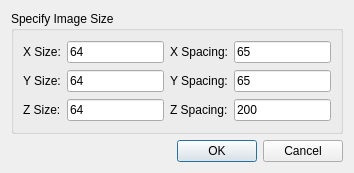
<?xml version="1.0" encoding="UTF-8"?>
<ui version="4.0">
 <class>Dialog</class>
 <widget class="QDialog" name="Dialog">
  <property name="geometry">
   <rect>
    <x>0</x>
    <y>0</y>
    <width>354</width>
    <height>173</height>
   </rect>
  </property>
  <property name="windowTitle">
   <string>Create a New Image</string>
  </property>
  <layout class="QVBoxLayout" name="verticalLayout">
   <item>
    <widget class="QGroupBox" name="groupBox">
     <property name="title">
      <string>Specify Image Size</string>
     </property>
     <layout class="QGridLayout" name="gridLayout_2">
      <item row="0" column="0">
       <widget class="QLabel" name="xSizeLabel">
        <property name="text">
         <string>X Size:</string>
        </property>
       </widget>
      </item>
      <item row="0" column="1">
       <widget class="QLineEdit" name="xSizeEdit">
        <property name="text">
         <string>64</string>
        </property>
       </widget>
      </item>
      <item row="2" column="0">
       <widget class="QLabel" name="ySizeLabel">
        <property name="text">
         <string>Y Size:</string>
        </property>
       </widget>
      </item>
      <item row="3" column="0">
       <widget class="QLabel" name="zSizeLabel">
        <property name="text">
         <string>Z Size:</string>
        </property>
       </widget>
      </item>
      <item row="2" column="1">
       <widget class="QLineEdit" name="ySizeEdit">
        <property name="text">
         <string>64</string>
        </property>
       </widget>
      </item>
      <item row="3" column="1">
       <widget class="QLineEdit" name="zSizeEdit">
        <property name="text">
         <string>64</string>
        </property>
       </widget>
      </item>
      <item row="3" column="2">
       <widget class="QLabel" name="zSpacingLabel">
        <property name="text">
         <string>Z Spacing:</string>
        </property>
       </widget>
      </item>
      <item row="3" column="3">
       <widget class="QLineEdit" name="zSpacingEdit">
        <property name="text">
         <string>200</string>
        </property>
       </widget>
      </item>
      <item row="2" column="3">
       <widget class="QLineEdit" name="ySpacingEdit">
        <property name="text">
         <string>65</string>
        </property>
       </widget>
      </item>
      <item row="2" column="2">
       <widget class="QLabel" name="ySpacingLabel">
        <property name="text">
         <string>Y Spacing:</string>
        </property>
       </widget>
      </item>
      <item row="0" column="2">
       <widget class="QLabel" name="xSpacingLabel">
        <property name="text">
         <string>X Spacing:</string>
        </property>
       </widget>
      </item>
      <item row="0" column="3">
       <widget class="QLineEdit" name="xSpacingEdit">
        <property name="text">
         <string>65</string>
        </property>
       </widget>
      </item>
     </layout>
    </widget>
   </item>
   <item>
    <widget class="QDialogButtonBox" name="buttonBox">
     <property name="orientation">
      <enum>Qt::Horizontal</enum>
     </property>
     <property name="standardButtons">
      <set>QDialogButtonBox::Cancel|QDialogButtonBox::Ok</set>
     </property>
    </widget>
   </item>
  </layout>
 </widget>
 <resources/>
 <connections>
  <connection>
   <sender>buttonBox</sender>
   <signal>accepted()</signal>
   <receiver>Dialog</receiver>
   <slot>accept()</slot>
   <hints>
    <hint type="sourcelabel">
     <x>248</x>
     <y>254</y>
    </hint>
    <hint type="destinationlabel">
     <x>157</x>
     <y>274</y>
    </hint>
   </hints>
  </connection>
  <connection>
   <sender>buttonBox</sender>
   <signal>rejected()</signal>
   <receiver>Dialog</receiver>
   <slot>reject()</slot>
   <hints>
    <hint type="sourcelabel">
     <x>316</x>
     <y>260</y>
    </hint>
    <hint type="destinationlabel">
     <x>286</x>
     <y>274</y>
    </hint>
   </hints>
  </connection>
 </connections>
</ui>
